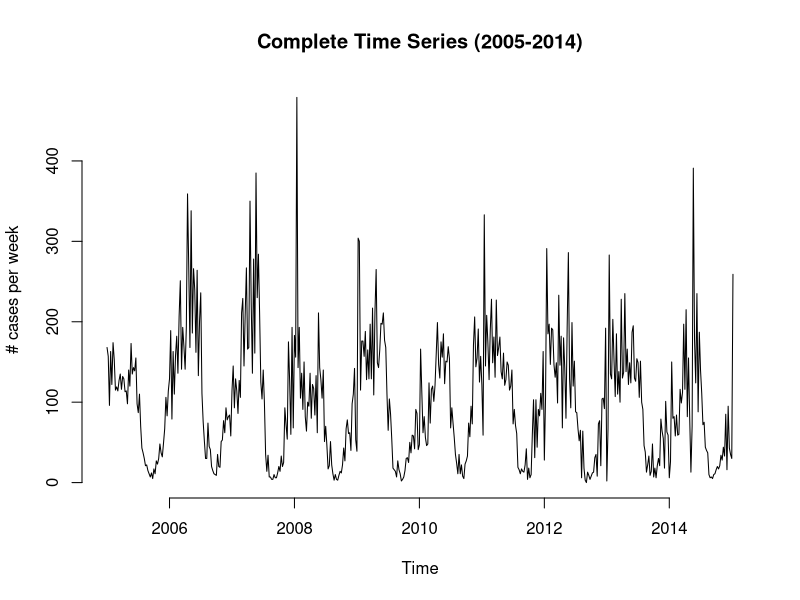
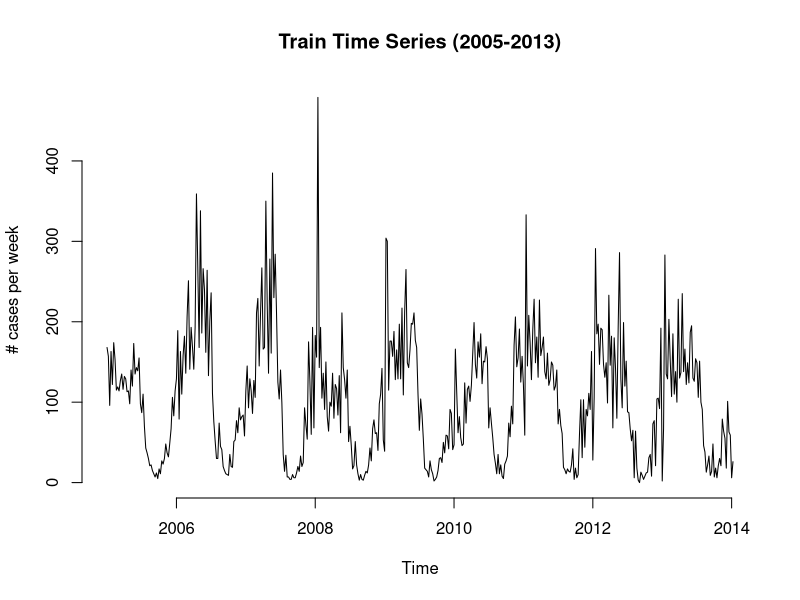
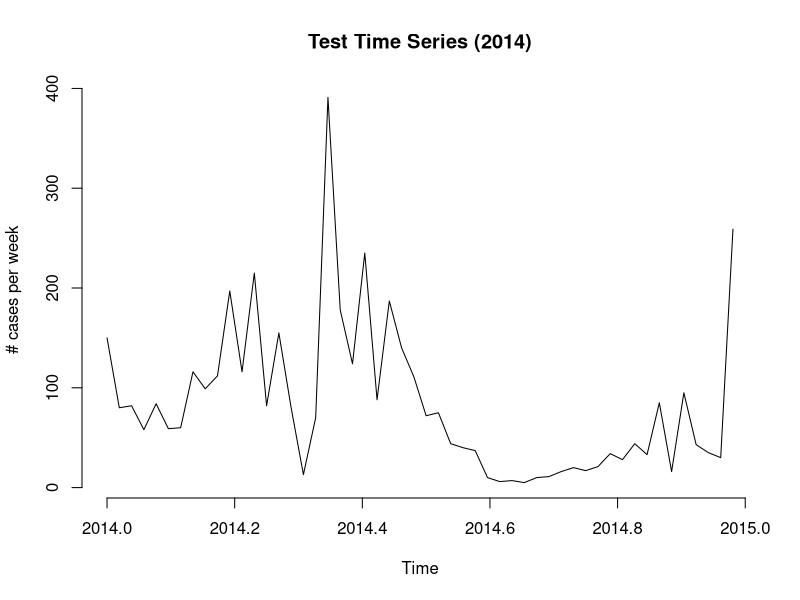
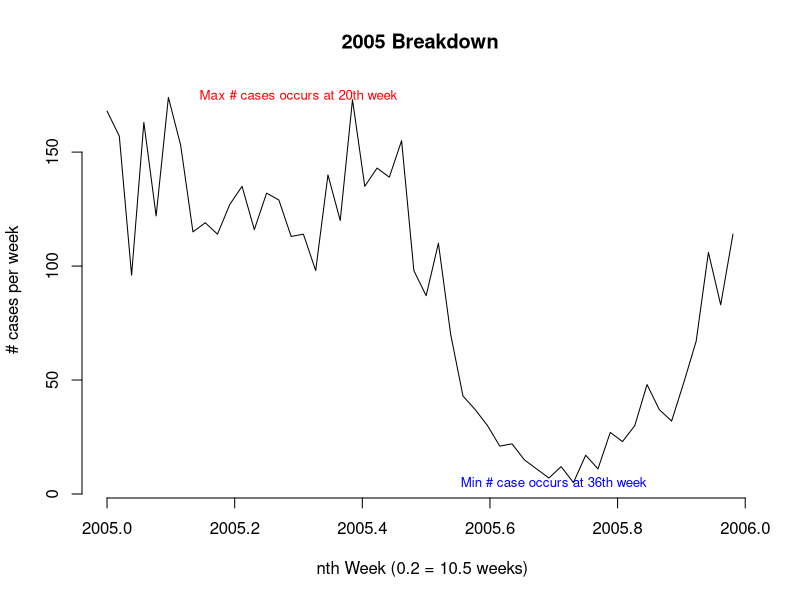
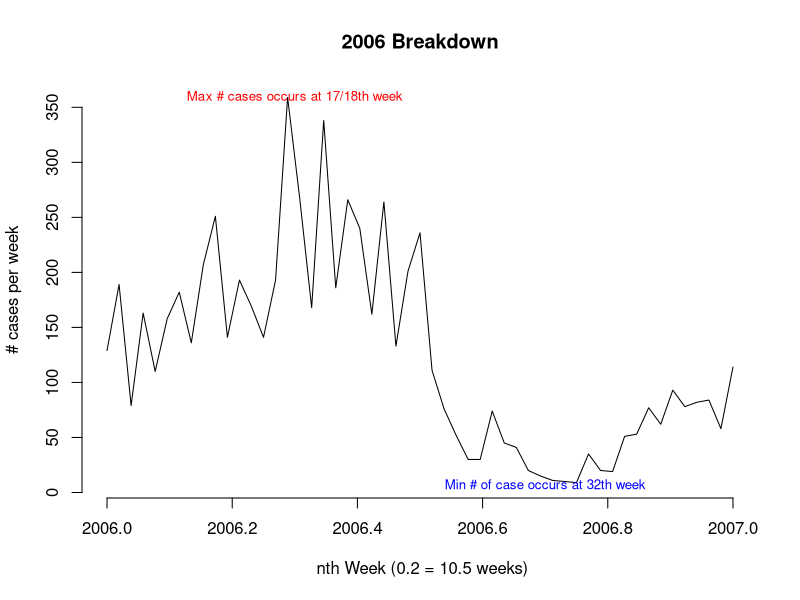
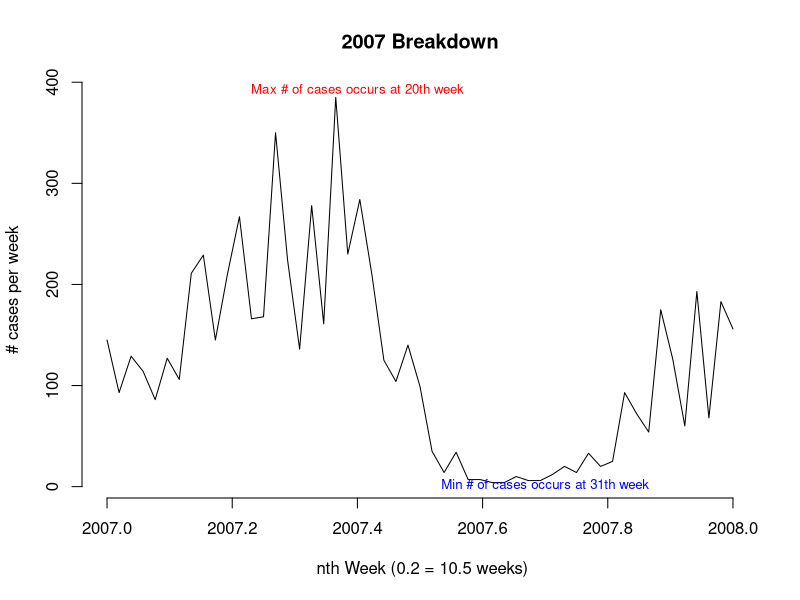
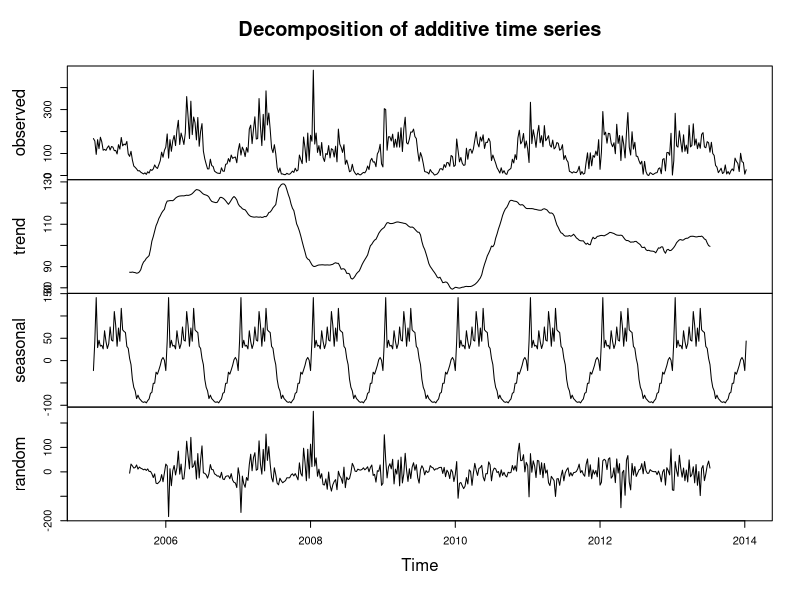
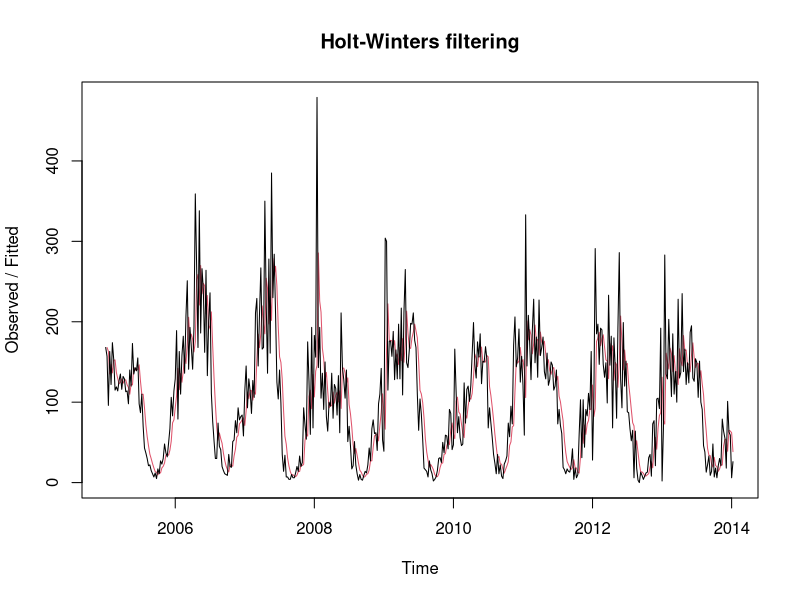

Source code (R) for these figures, in order:
## ---- chunk 1
knitr::opts_chunk$set(echo = TRUE)
## ---- chunk 2
#set working directory
setwd("/Volumes/Samsung USB/TimeSeriesProject")
#read table
#Commented to avoid further readings
#hungary_chickenpox <- read_csv("hungary_chickenpox.csv", col_types = cols_only(Date = col_date(format = "%d/%m/%Y"), BUDAPEST = col_double()))
#head(hungary_chickenpox,60)
#load the installed 'TTR' package for time-series
hungary_chickenpox = read.table("hungary_chickenpox.txt", sep = "\t", header = T)
require(TTR)

#Create Time-Series objects
#FULL TIME-SERIES object with weekly records of chickenpox cases from 2005 to end of 2014
TSHungChickenpox = ts(hungary_chickenpox$X, frequency = 52, start = c(2005,1))

#TRAIN TIME-SERIES object with weekly records of chickenpox cases from 2005 to end of 2013 (last year, 2014 omitted)
Train = hungary_chickenpox[row.names(hungary_chickenpox) %in% 1:470, ]
TSHungChickenpoxTrain = ts(Train$X, frequency = 52, start = 2005)

#TEST TIME-SERIE object with weekly records of chickenpox cases only for last year, 2014
Test = hungary_chickenpox[row.names(hungary_chickenpox) %in% 471:522, ]
TSHungChickenpoxTest = ts(Test$X, frequency = 52, start = 2014)
head(hungary_chickenpox)

#Traian Time-series
plot(TSHungChickenpox,bty = "n",ylab = "# cases per week",main = "Complete Time Series (2005-2014)")
plot(TSHungChickenpoxTrain,bty = "n",ylab = "# cases per week",main = "Train Time Series (2005-2013)")
plot(TSHungChickenpoxTest,bty = "n",ylab = "# cases per week",main = "Test Time Series (2014)")
## ---- chunk 3
df1 = hungary_chickenpox[row.names(hungary_chickenpox) %in% 1:52, ]
df2 = hungary_chickenpox[row.names(hungary_chickenpox) %in% 53:105, ]
df3 = hungary_chickenpox[row.names(hungary_chickenpox) %in% 106:158, ]
TSHungChickenpox1 = ts(df1$X, frequency = 52, start = 2005)
plot(TSHungChickenpox1,ylab = "# cases per week", xlab = " nth Week (0.2 = 10.5 weeks)", main = "2005 Breakdown", bty = "n");text(x=2005.3, y = 175, "Max # cases occurs at 20th week", cex = 0.8, col = "red");text(x=2005.7, y = 5, "Min # case occurs at 36th week", cex = 0.8, col = "blue")
TSHungChickenpox2 = ts(df2$X, frequency = 52, start = 2006)
plot(TSHungChickenpox2,ylab = "# cases per week", xlab = " nth Week (0.2 = 10.5 weeks)", main = "2006 Breakdown", bty = "n");text(x=2006.3, y = 360, "Max # cases occurs at 17/18th week", cex = 0.8, col = "red");text(x=2006.7, y = 7, "Min # of case occurs at 32th week", cex = 0.8, col = "blue")
TSHungChickenpox3 = ts(df3$X, frequency = 52, start = 2007)
plot(TSHungChickenpox3, ylab = "# cases per week", xlab = " nth Week (0.2 = 10.5 weeks)", main = "2007 Breakdown", bty = "n");text(x=2007.4, y = 393, "Max # of cases occurs at 20th week", cex = 0.8, col = "red");text(x=2007.7, y = 2, "Min # of cases occurs at 31th week", cex = 0.8, col = "blue")
## ---- chunk 4
TSdecomp = decompose(TSHungChickenpoxTrain)
### TSdecomp
plot(TSdecomp)

## ---- chunk 5
require(forecast)
EXPHungChickenpox = HoltWinters(TSHungChickenpoxTrain, alpha = NULL, beta = FALSE, gamma = FALSE)
EXPHungChickenpox
F_EXPHungChickenpox = forecast(EXPHungChickenpox, h = 52) #for forecasting
plot(EXPHungChickenpox)
#F_EXPHungChickenpox
#plot(EXPHungChickenpox);line(F_EXPHungChickenpox$mean)

## ---- chunk 6
HWHungChickenpox = HoltWinters(TSHungChickenpoxTrain, alpha = NULL, beta = NULL, gamma = NULL)
HWHungChickenpox
F_HWHungChickenpox = forecast(HWHungChickenpox, h = 52) #for forecasting
plot(HWHungChickenpox)
#F_HWHungChickenpox
#plot(F_HWHungChickenpox)

## ---- chunk 7
#Need to add a new column for t and nth week of the year, also because we cannot divide
#522 by 10, I need to remove 2 data points. With 520 points I have 52 weeks per year
NEWhungary_chickenpox = hungary_chickenpox[c(-522:-469), ]
NEWhungary_chickenpox$t = c(1:468)
NEWhungary_chickenpox$nthWeek = c(1:52)
RegHungChickenpox = lm(X~t+as.factor(nthWeek), data = NEWhungary_chickenpox)
summary(RegHungChickenpox)

## ---- chunk 8
#RegHungChickenpox must be changed to a timeseries object
TSRegHungChickenpox = ts(RegHungChickenpox$fitted.values, frequency = 52, start=c(2005,1))

plot(HWHungChickenpox, main = "Comparison of Models");lines(EXPHungChickenpox$fitted[ ,1], col = "blue");lines(TSRegHungChickenpox, col = "green");legend("topright",legend = c("HoltWinters", "Exponential", "TSRegression"), col = c("red", "blue", "green"), pch=c(16,16,16))

## ---- chunk 9
head(F_EXPHungChickenpox$mean, 4)

## ---- chunk 10
plot(TSHungChickenpoxTest, ylab = "# Chicken pox cases", main = "2014 Forecast with Exponential Smoothed Model");abline(h = 33.263, col = "blue");legend("topright",legend = c("Test Data", "Exponential Forecast"), col = c("black", "blue"), pch=c(16,16))

###########EXPONENTIAL SMOOTHING
yt = c(150,80,82,58)
EXFt = rep(33.263, 4)  #Exp smoothing forecasting gives constants values for predictions
EXMAD = mean(abs(yt-EXFt))


#MAPETEst
EXMAPE = mean(abs((yt-EXFt)/yt))*100


#RMSEtest
EXRMSE = sqrt(mean((yt-EXFt)^2))
x = round(c(EXMAD,EXMAPE, EXRMSE),3)
y = c("MAPE", "MAD", "RMSE")
print(paste(y,x, sep =":", collapse = ",  "))

## ---- chunk 11
head(F_HWHungChickenpox$mean)
## ---- chunk 12
plot(TSHungChickenpoxTest, ylab = "# Chicken pox cases", main = "2014 Forecast with Holt-Winters Model");lines(F_HWHungChickenpox$mean, col = "blue");legend("topright",legend = c("Test Data", "Holt-Winters Forecast"), col = c("black", "blue"), pch=c(16,16))

###########Holt-Winters SMOOTHING ACCURACY
yt = c(150,80,82,58)
HWFt = head(F_HWHungChickenpox$mean,4)
HWMAD = mean(abs(yt-HWFt))


#MAPETEst
HWMAPE = mean(abs((yt-HWFt)/yt))*100


#RMSEtest
HWRMSE = sqrt(mean((yt-HWFt)^2))
x = round(c(HWMAD,HWMAPE, HWRMSE),3)
y = c("MAPE", "MAD", "RMSE")
print(paste(y,x, sep =":", collapse = ",  "))

## ---- chunk 13
t = 468:471
nthWeek = 1:4
RegFt = predict(RegHungChickenpox, newdata = data.frame(t, as.factor(nthWeek)))
names(RegFt) = c("Week1 2014", "Week2 2014","Week3 2014","Week4 2014")
RegFt

## ---- chunk 14
TSReg = ts(RegHungChickenpox$fitted.values, frequency = 52, start=2014)

plot(TSHungChickenpoxTest, ylab = "# Chicken pox cases", main = "2014 Forecast with Regression Model");lines(TSReg, col = "blue");legend("topright",legend = c("Test Data", "Regression Forecast"), col = c("black", "blue"), pch=c(16,16))

###########REGRESSION MODEL ACCURACY
yt = c(150,80,82,58)
REGMAD = mean(abs(yt-RegFt))


#MAPETEst
REGMAPE = mean(abs((yt-RegFt)/yt))*100


#RMSEtest
REGRMSE = sqrt(mean((yt-RegFt)^2))
x = round(c(REGMAD,REGMAPE, REGRMSE),3)
y = c("MAPE", "MAD", "RMSE")
print(paste(y,x, sep =":", collapse = ",  "))

